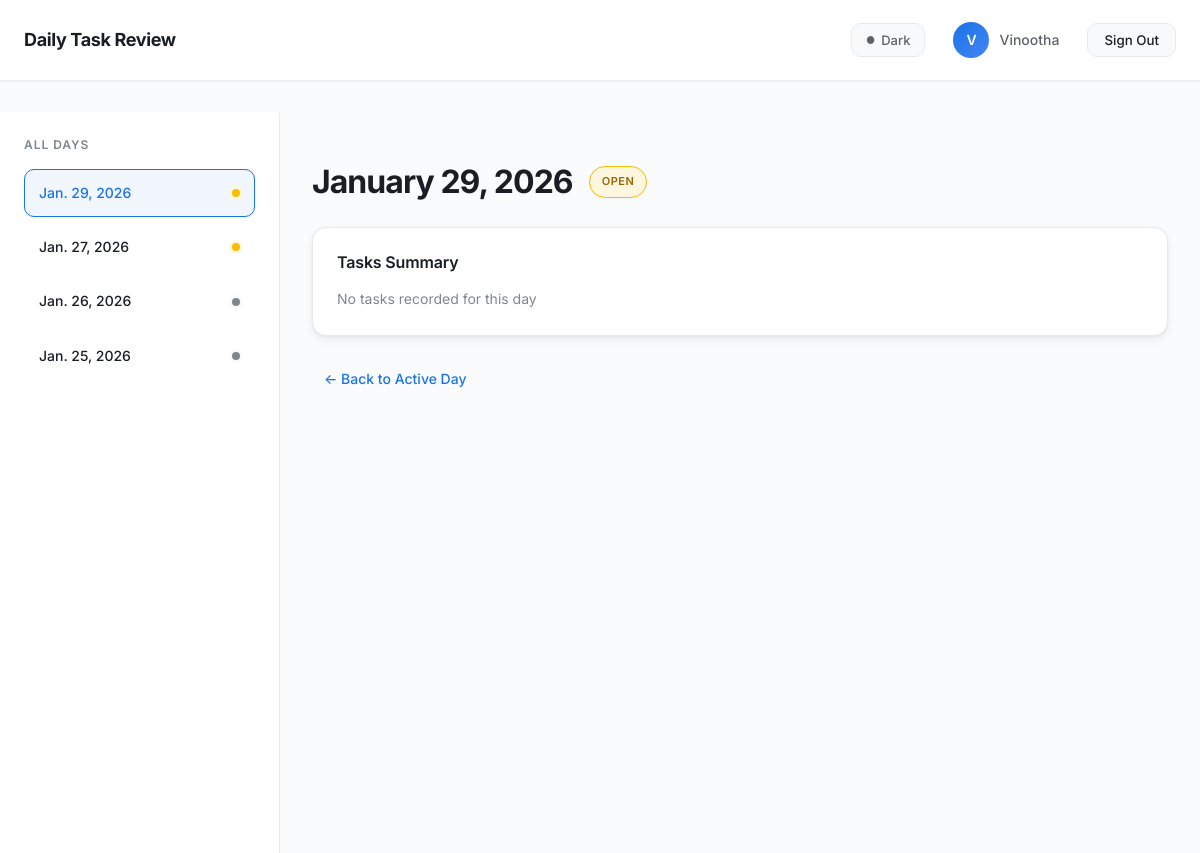
The page /day/28/ (signed in) on the database its author committed.
### tasks/models.py (models this page shows, shortened)
class Day(models.Model):
    user = models.ForeignKey(
        User, on_delete=models.CASCADE, related_name="days")
    date = models.DateField()
    status = models.CharField(
        max_length=10,
        choices=DayStatus.choices,
        default=DayStatus.OPEN,
    )
    is_active = models.BooleanField(default=False)
    created_at = models.DateTimeField(auto_now_add=True)
    closed_at = models.DateTimeField(null=True, blank=True)
    class Meta:
        unique_together = ("user", "date")
        ordering = ["-date"]

### tasks/views.py (the view)
# urls.py: path("day/<int:day_id>/", views.day_view, name="day_view"),
def day_view(request, day_id):
    user = request.user
    day = get_object_or_404(Day, id=day_id, user=user)
    active_day = get_active_day(user)
    return render(request, "tasks/day.html", {
        "day": day,
        "is_active": day.is_active,
        "is_open": day.status == "OPEN",
        "incomplete_tasks": day.tasks.filter(status=TaskStatus.PENDING),
        "completed_tasks": day.tasks.filter(status=TaskStatus.COMPLETED),
        "all_days": Day.objects.filter(user=user).order_by("-date"),
        "active_day": active_day,
    })

### tasks/services.py (called while the page is built, shortened)
def get_active_day(user):
    active = Day.objects.filter(user=user, is_active=True).first()
    if active:
        return active

### tasks/templates/tasks/day.html (shortened to what this page needs)
{% extends "base.html" %}
{% block content %}
<div class="layout">
  <aside class="sidebar">
    <h3>All Days</h3>
    {% for d in all_days %}
      {% if d.id != active_day.id %}
        <a href="{% url 'day_view' d.id %}"
           class="day-link {% if d.id == day.id %}active-day{% endif %}">
          {{ d.date }}
          {% if d.status == 'OPEN' %}<span class="dot yellow"></span>{% endif %}
          {% if d.status == 'CLOSED' %}<span class="dot gray"></span>{% endif %}
        </a>
      {% endif %}
    {% endfor %}
  </aside>
  <main class="main">
    <header class="day-header">
      <h1>{{ day.date|date:"F j, Y" }}</h1>
      {% if is_active %}
        <span class="badge active">Active</span>
      {% elif is_open %}
        <span class="badge open">Open</span>
      {% else %}
        <span class="badge closed">Closed</span>
      {% endif %}
    </header>
    <section class="day-card">
      <h3>Tasks Summary</h3>
      {% if not incomplete_tasks and not completed_tasks %}
        <p class="muted">No tasks recorded for this day</p>
      {% endif %}
    </section>
    <a href="{% url 'today' %}" class="back-link">← Back to Active Day</a>
  </main>
</div>
{% endblock %}

### tasks/templates/base.html (shortened to what this page needs)
{% load static %}
<!DOCTYPE html>
<html lang="en">
<head>
  <link rel="stylesheet" href="{% static 'tasks/style.css' %}?v=4">
</head>
<body>
<div class="app">
  {% if user.is_authenticated %}
    <header class="topbar">
      <h1 class="logo">Daily Task Review</h1>
      <div class="header-actions">
        <button class="theme-toggle" id="themeToggle" aria-label="Toggle dark mode">
          <span class="theme-icon" id="themeIcon">●</span>
          <span id="themeLabel">Dark</span>
        </button>
        <a href="{% url 'account' %}" class="account-link">
          <span class="avatar">
            {{ user.username|first|upper }}
          </span>
          <span class="username">{{ user.username }}</span>
        </a>
        <form method="post" action="{% url 'logout' %}">
          <button class="logout-btn">Sign Out</button>
        </form>
      </div>
    </header>
  {% endif %}
  <main>
    {% block content %}{% endblock %}
  </main>
</div>
</body>
</html>

### rows shown on the page
Day: date "Jan. 29, 2026", status "OPEN" (drawn), date "January 29, 2026"
Day: date "Jan. 27, 2026", status "OPEN" (drawn)
Day: date "Jan. 26, 2026", status "CLOSED" (drawn)
Day: date "Jan. 25, 2026", status "CLOSED" (drawn)

### other values the page prints
{{ user.username|first|upper }} "V"
{{ user.username }} "Vinootha"
